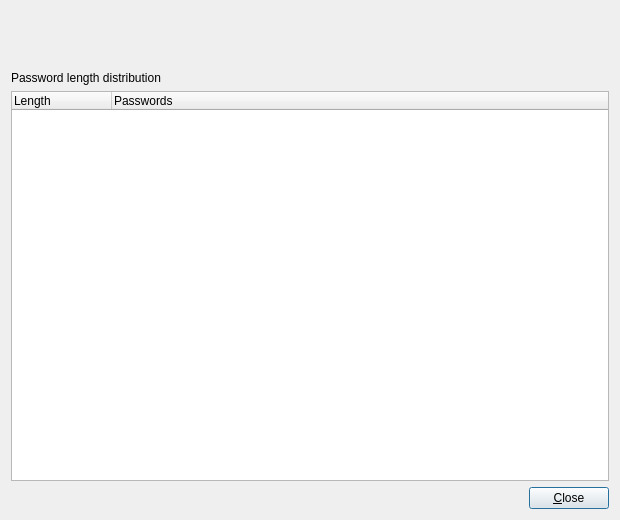
<?xml version="1.0" encoding="UTF-8"?>
<ui version="4.0">
 <class>PotfileStatisticsDialog</class>
 <widget class="QDialog" name="PotfileStatisticsDialog">
  <property name="geometry">
   <rect>
    <x>0</x>
    <y>0</y>
    <width>620</width>
    <height>520</height>
   </rect>
  </property>
  <property name="windowTitle">
   <string>Password statistics</string>
  </property>
  <layout class="QVBoxLayout" name="verticalLayout">
   <item>
    <widget class="QLabel" name="label_context">
     <property name="text">
      <string/>
     </property>
     <property name="wordWrap">
      <bool>true</bool>
     </property>
    </widget>
   </item>
   <item>
    <widget class="QLabel" name="label_summary">
     <property name="text">
      <string/>
     </property>
     <property name="wordWrap">
      <bool>true</bool>
     </property>
    </widget>
   </item>
   <item>
    <widget class="QLabel" name="label_classes">
     <property name="text">
      <string/>
     </property>
     <property name="wordWrap">
      <bool>true</bool>
     </property>
    </widget>
   </item>
   <item>
    <widget class="QLabel" name="label_histogram">
     <property name="text">
      <string>Password length distribution</string>
     </property>
     <property name="wordWrap">
      <bool>true</bool>
     </property>
    </widget>
   </item>
   <item>
    <widget class="QTreeWidget" name="treeWidget_lengths">
     <property name="editTriggers">
      <set>QAbstractItemView::NoEditTriggers</set>
     </property>
     <property name="alternatingRowColors">
      <bool>true</bool>
     </property>
     <property name="rootIsDecorated">
      <bool>false</bool>
     </property>
     <column>
      <property name="text">
       <string>Length</string>
      </property>
     </column>
     <column>
      <property name="text">
       <string>Passwords</string>
      </property>
     </column>
    </widget>
   </item>
   <item>
    <layout class="QHBoxLayout" name="horizontalLayout_buttons">
     <item>
      <spacer name="horizontalSpacer">
       <property name="orientation">
        <enum>Qt::Horizontal</enum>
       </property>
       <property name="sizeHint" stdset="0">
        <size>
         <width>40</width>
         <height>20</height>
        </size>
       </property>
      </spacer>
     </item>
     <item>
      <widget class="QPushButton" name="pushButton_close">
       <property name="text">
        <string>&amp;Close</string>
       </property>
       <property name="default">
        <bool>true</bool>
       </property>
      </widget>
     </item>
    </layout>
   </item>
  </layout>
 </widget>
 <resources/>
 <connections/>
</ui>
